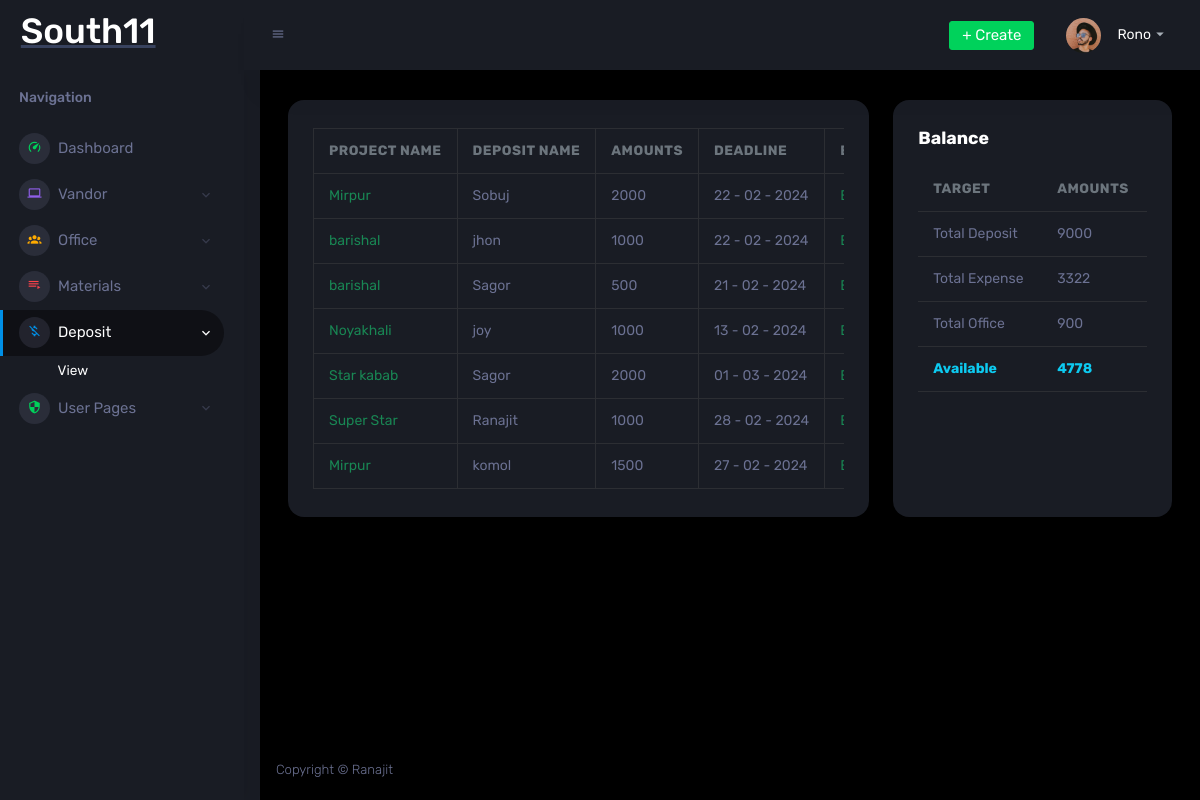
Page /deposit_view.php (signed in) on the committed database.
### tables this page shows
CREATE TABLE `dev_tool` (
  `id` int(11) NOT NULL AUTO_INCREMENT,
  `big_title` varchar(12) NOT NULL,
  `mini_title` varchar(1) NOT NULL,
  PRIMARY KEY (`id`)
);

CREATE TABLE `deposit` (
  `id` int(11) NOT NULL AUTO_INCREMENT,
  `deposit_name` varchar(30) NOT NULL,
  `project_id` int(11) NOT NULL,
  `amount` int(11) NOT NULL,
  `deposit_date` date NOT NULL,
  PRIMARY KEY (`id`),
  KEY `p_d` (`project_id`)
);

CREATE TABLE `project` (
  `id` int(11) NOT NULL AUTO_INCREMENT,
  `project_name` varchar(30) NOT NULL,
  `address` varchar(100) NOT NULL,
  `starting_date` date NOT NULL,
  PRIMARY KEY (`id`)
);

### deposit_view.php (the view, shortened to what this page needs)
<?php
	if(isset($_SESSION["user_role"]) && $_SESSION["user_role"] == 'root_admin'){
    include "inc/top.php";
?>
  </head>
  <body>
    <div class="container-scroller">
      <?php
        include "inc/sidebar.php";
      ?>
      <div class="container-fluid page-body-wrapper">
        <?php
            include "inc/navbar.php";
        ?>
        <div class="main-panel">
			<div class="content-wrapper">
				<div class="row">
					<div class="col-lg-8 grid-margin stretch-card">
						<div class="card">
							<div class="card-body">
								<div class="table-responsive">
									<table class="table table-bordered">
										<?php if(!isset($_GET["deposit_edit_id"])){ ?>
										<thead>
											<tr>
												<th> project name </th>
												<th> Deposit name </th>
												<th> Amounts </th>
												<th> Deadline </th>
												<th> Edit </th>
											</tr>
										</thead>
										<?php	} ?>
										<tbody>
											<?php
												include_once 'db/db.php';
												$view_deposit = "SELECT project.id AS pid, project.project_name, deposit.deposit_name, deposit.amount, deposit.id, DATE_FORMAT(deposit_date, '%d - %m - %Y') AS odate FROM deposit INNER JOIN project ON project.id = deposit.project_id ORDER BY id DESC";
												$view_deposit_query = mysqli_query($conn, $view_deposit);
												if(isset($_GET["deposit_edit_id"])){
													$one_row_sql ="SELECT * FROM deposit WHERE id='".$_GET["deposit_edit_id"]."'";
													$one_row_query = mysqli_query($conn, $one_row_sql);
													$one_row_fetch = mysqli_fetch_assoc($one_row_query);
													echo "<div class='table-responsive'>
															<table class='table table-bordered'>
																<thead>
																	<tr>
																	<form action='deposit_view.php' method='POST'>
																	<input type='hidden' name='update_deposit_id' style='color:red;' value='".$one_row_fetch['id']."'>
																	<th><input type='text' class='form-control' name='update_deposit_name' style='color:white;' value='".$one_row_fetch['deposit_name']."'></th>
																	<th><input type='text' class='form-control' name='update_deposit_amount' style='color:white;' value='".$one_row_fetch['amount']."'></th>
																	<th><input type='date' class='form-control' name='update_deposit_date' style='color:white;'></th>
																	<th><input type='submit' class='form-control btn btn-dark' name='update_deposit_submit' style='color:white;' value='Update'></th>
																	</form>
																	</tr>
																</thead>
															</table>
														</div>";
												}else{
												while($row = mysqli_fetch_assoc($view_deposit_query)){
											?>
											<tr>
												<td><a href="deposit_view_individual.php?deposit_project_id=<?php echo $row['pid']; ?>" class='text-decoration-none text-success'> <?php echo $row["project_name"]; ?> </a>  </td>
												<td> <?php echo $row["deposit_name"]; ?> </td>
												<td> <?php echo $row["amount"]; ?></td>
												<td> <?php echo $row["odate"]; ?> </td>
												<td><a href="deposit_view.php?deposit_edit_id=<?php echo $row['id']; ?>" class='text-decoration-none text-success'> Edit </a></td>
											</tr>
											<?php	}
												}
											?>
										</tbody>
									</table>
								</div>
							</div>
						</div>
					</div>
					<?php
						if(!isset($_GET["deposit_edit_id"])){ ?>
					<div class="col-lg-4 grid-margin stretch-card">
						<div class="card">
							<div class="card-body">
								<h4 class="card-title">Balance</h4>
								<div class="table-responsive">
									<table class="table">
										<thead>
											<tr>
												<th> Target </th>
												<th> Amounts </th>
											</tr>
										</thead>
										<tbody>
											<?php
												include_once 'db/db.php';
												$expense_sql = "SELECT SUM(costing_amount) AS examt FROM `costing`";
												$expense_query = mysqli_query($conn, $expense_sql);
												$expense_result = mysqli_fetch_assoc($expense_query);
												$deposit_sql = "SELECT SUM(amount) AS deposit_amount FROM `deposit`;";
												$deposit_query = mysqli_query($conn, $deposit_sql);
												$deposit_result = mysqli_fetch_assoc($deposit_query);
												$office_sql = "SELECT SUM(office_amount) AS office_amount FROM `office_cost`;";
												$office_query = mysqli_query($conn, $office_sql);
												$office_result = mysqli_fetch_assoc($office_query);
												$total = $deposit_result["deposit_amount"] - $expense_result["examt"] - $office_result["office_amount"];
											?>
											<tr>
												<td> Total Deposit </td>
												<td> <?php echo $deposit_result["deposit_amount"]; ?></td>
											</tr>
											<tr>
												<td> Total Expense </td>
												<td> <?php echo $expense_result["examt"]; ?></td>
											</tr>
											<tr>
												<td> Total Office </td>
												<td> <?php echo $office_result["office_amount"]; ?></td>
											</tr>
												<td class="font-weight-bold text-info"> Available </td>
												<td class="font-weight-bold text-info"> <?php echo $total; ?></td>
										</tbody>
									</table>
								</div>
							</div>
						</div>
					</div>
					<?php } ?>
				</div>
			</div>
            <?php
                include "inc/footer.php";
            ?>
        </div>
      </div>
    </div>
    <?php
        include "inc/bottom.php";
	}else{
		header("location: index.php");
	}
    ?>

### inc/sidebar.php (shortened to what this page needs)
<nav class="sidebar sidebar-offcanvas" id="sidebar">
        <div class="sidebar-brand-wrapper d-none d-lg-flex align-items-center justify-content-center fixed-top">
          	<a class="sidebar-brand brand-logo" href="dashboard.php">
          	<h1 class="text-white">
				<?php
					include_once __DIR__ . '/../db/db.php';
					$u_sql = "SELECT * FROM dev_tool";
					$u_query = mysqli_query($conn, $u_sql);
					if($row=mysqli_fetch_assoc($u_query)){
						echo $row["big_title"];
					}
				?>
			</h1>
          	</a>
        </div>
		<?php
		if(isset($_SESSION["user_role"]) && $_SESSION["user_role"] == 'root_admin'){
    	?>
        <ul class="nav">
        	<li class="nav-item nav-category">
        		<span class="nav-link">Navigation</span>
        	</li>
        	<li class="nav-item menu-items">
				<a class="nav-link" href="dashboard.php">
					<span class="menu-icon">
						<i class="mdi mdi-speedometer"></i>
					</span>
					<span class="menu-title">Dashboard</span>
				</a>
        	</li>
         	<li class="nav-item menu-items">
				<a class="nav-link" data-bs-toggle="collapse" href="#ui-basic" aria-expanded="false" aria-controls="ui-basic">
					<span class="menu-icon">
						<i class="mdi mdi-laptop"></i>
					</span>
					<span class="menu-title">Vandor</span>
					<i class="menu-arrow"></i>
				</a>
          	</li>
			<li class="nav-item menu-items">
				<a class="nav-link" data-bs-toggle="collapse" href="#ui-vandor" aria-expanded="false" aria-controls="ui-vandor">
					<span class="menu-icon">
						<i class="mdi mdi-account-group"></i>
					</span>
					<span class="menu-title">Office</span>
					<i class="menu-arrow"></i>
				</a>
          	</li>
			<li class="nav-item menu-items">
				<a class="nav-link" data-bs-toggle="collapse" href="#ui-basic2" aria-expanded="false" aria-controls="ui-basic2">
					<span class="menu-icon">
						<i class="mdi mdi-playlist-play"></i>
					</span>
					<span class="menu-title">Materials</span>
					<i class="menu-arrow"></i>
				</a>
          	</li>
			  <li class="nav-item menu-items">
				<a class="nav-link" data-bs-toggle="collapse" href="#ui-basic3" aria-expanded="false" aria-controls="ui-basic3">
					<span class="menu-icon">
					<i class="mdi mdi-currency-usd-off"></i>
					</span>
					<span class="menu-title">Deposit</span>
					<i class="menu-arrow"></i>
				</a>
				<div class="collapse" id="ui-basic3">
					<ul class="nav flex-column sub-menu">
						<li class="nav-item"> <a class="nav-link" href="deposit_view.php">View</a></li>
					</ul>
				</div>
          	</li>
          <li class="nav-item menu-items">
            <a class="nav-link" data-bs-toggle="collapse" href="#auth" aria-expanded="false" aria-controls="auth">
              <span class="menu-icon">
                <i class="mdi mdi-security"></i>
              </span>
              <span class="menu-title">User Pages</span>
              <i class="menu-arrow"></i>
            </a>
          </li>
        </ul>
		<?php
		}
    	?>
    </nav>

### mycustom.css (style rules this page uses)
.sidebar { position: fixed !important; top: 70px !important; left: 0; height: calc(100vh - 70px) !important; overflow-y: auto; overflow-x: hidden; z-index: 1000; transition: all 0.3s ease; }
.page-body-wrapper { margin-left: 260px; transition: margin-left 0.3s ease; }
.sidebar { box-shadow: 4px 0 15px rgba(0, 0, 0, 0.08); }
.sidebar { scroll-behavior: smooth; }

### dashboard_styles.css (style rules this page uses)
.card { border: none; border-radius: 16px; box-shadow: 0 2px 12px rgba(0, 0, 0, 0.06); }
.card-title { font-weight: 700; font-size: 1.1rem; }
.table { margin-bottom: 0; }
.table thead th { font-weight: 600; color: #6c757d; font-size: 0.85rem; text-transform: uppercase; letter-spacing: 0.5px; }
.table tbody tr { transition: all 0.2s ease; }
.stats-card, .mini-stats-card, .card { animation: fadeInUp 0.5s ease-out; }

### rows in the picture
dev_tool: big_title "South11"
deposit: project.project_name "Mirpur", deposit_name "Sobuj", amount "2000", odate "22 - 02 - 2024"
deposit: project.project_name "barishal", deposit_name "jhon", amount "1000", odate "22 - 02 - 2024"
deposit: project.project_name "barishal", deposit_name "Sagor", amount "500", odate "21 - 02 - 2024"
deposit: project.project_name "Noyakhali", deposit_name "joy", amount "1000", odate "13 - 02 - 2024"
deposit: project.project_name "Star kabab", deposit_name "Sagor", amount "2000", odate "01 - 03 - 2024"
deposit: project.project_name "Super Star", deposit_name "Ranajit", amount "1000", odate "28 - 02 - 2024"
deposit: project.project_name "Mirpur", deposit_name "komol", amount "1500", odate "27 - 02 - 2024"

### other values in the picture
$_SESSION["user_name"] "Rono"
$deposit_result["deposit_amount"] "9000"
$expense_result["examt"] "3322"
$office_result["office_amount"] "900"
$total "4778"
